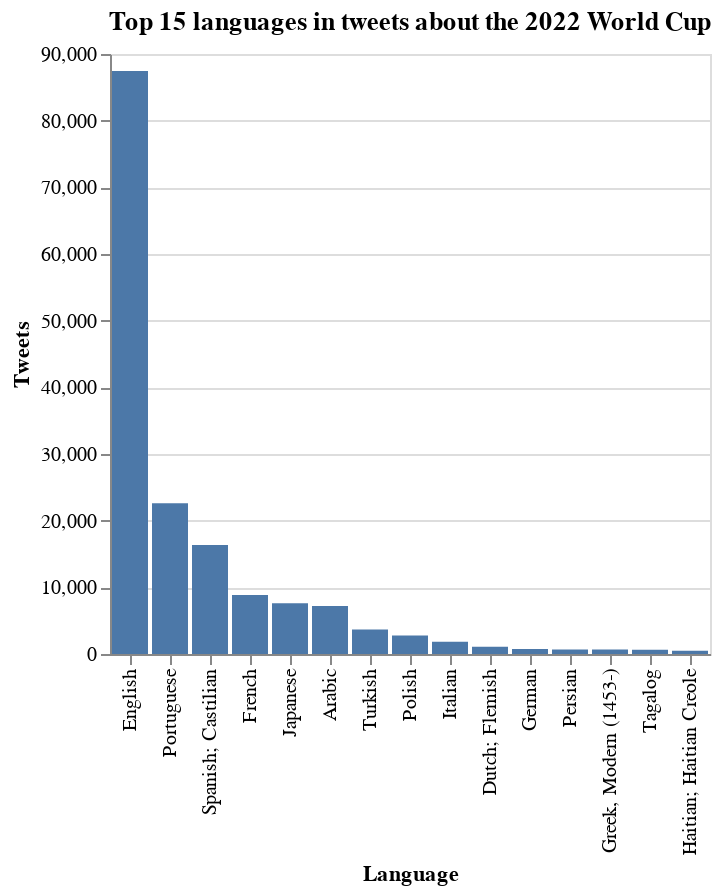

Notebook source saved alongside this figure:
### Code cell
nr = 15
top = df_language.sort_values(by='tweets', ascending=False).head(nr)


alt.Chart(
    top,
    title='Top {} languages in tweets about the 2022 World Cup'.format(nr)
).mark_bar().encode(
    x=alt.X('language_comp:N', sort=alt.EncodingSortField(field="tweets", op="count", order='descending'), title="Language"),
    y=alt.Y('tweets', title="Tweets"),
)

### Figure 1 — Vega-Lite specification as saved in the notebook (floating-point values rounded to 4 significant figures)
{"config": {"view": {"continuousWidth": 400, "continuousHeight": 300}}, "data": {"name": "data-9e218b7c17fd1bc08e0ffbf7b16ace8f"}, "mark": "bar", "encoding": {"x": {"field": "language_comp", "sort": {"field": "tweets", "op": "count", "order": "descending"}, "title": "Language", "type": "nominal"}, "y": {"field": "tweets", "title": "Tweets", "type": "quantitative"}}, "title": "Top 15 languages in tweets about the 2022 World Cup", "$schema": "https://vega.github.io/schema/vega-lite/v4.17.0.json", "datasets": {"data-9e218b7c17fd1bc08e0ffbf7b16ace8f": [{"language": "en", "tweets": 87445, "language_comp": "English"}, {"language": "pt", "tweets": 22631, "language_comp": "Portuguese"}, {"language": "es", "tweets": 16353, "language_comp": "Spanish; Castilian"}, {"language": "fr", "tweets": 8836, "language_comp": "French"}, {"language": "ja", "tweets": 7613, "language_comp": "Japanese"}, {"language": "ar", "tweets": 7191, "language_comp": "Arabic"}, {"language": "tr", "tweets": 3666, "language_comp": "Turkish"}, {"language": "pl", "tweets": 2775, "language_comp": "Polish"}, {"language": "it", "tweets": 1849, "language_comp": "Italian"}, {"language": "nl", "tweets": 1071, "language_comp": "Dutch; Flemish"}, {"language": "de", "tweets": 762, "language_comp": "German"}, {"language": "fa", "tweets": 680, "language_comp": "Persian"}, {"language": "el", "tweets": 670, "language_comp": "Greek, Modern (1453-)"}, {"language": "tl", "tweets": 656, "language_comp": "Tagalog"}, {"language": "ht", "tweets": 494, "language_comp": "Haitian; Haitian Creole"}]}}
